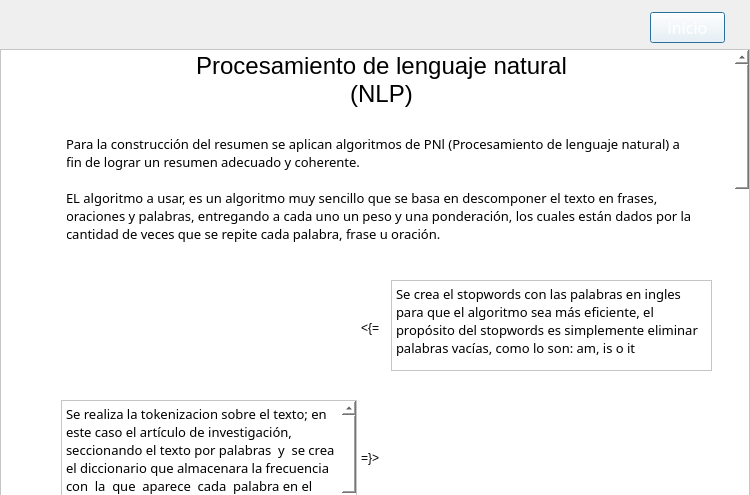
<?xml version="1.0" encoding="UTF-8"?>
<ui version="4.0">
 <class>Algoritmo</class>
 <widget class="QDialog" name="Algoritmo">
  <property name="geometry">
   <rect>
    <x>0</x>
    <y>0</y>
    <width>750</width>
    <height>495</height>
   </rect>
  </property>
  <property name="minimumSize">
   <size>
    <width>750</width>
    <height>495</height>
   </size>
  </property>
  <property name="maximumSize">
   <size>
    <width>758</width>
    <height>495</height>
   </size>
  </property>
  <property name="windowTitle">
   <string>Algoritmo</string>
  </property>
  <widget class="QPushButton" name="inicio">
   <property name="geometry">
    <rect>
     <x>650</x>
     <y>12</y>
     <width>75</width>
     <height>31</height>
    </rect>
   </property>
   <property name="font">
    <font>
     <family>Sylfaen</family>
     <pointsize>12</pointsize>
    </font>
   </property>
   <property name="cursor">
    <cursorShape>PointingHandCursor</cursorShape>
   </property>
   <property name="styleSheet">
    <string notr="true">background-color: rgb(255, 255, 255, 0);
font: 12pt &quot;Sylfaen&quot;;
color: rgb(255, 255, 255);</string>
   </property>
   <property name="text">
    <string>inicio</string>
   </property>
  </widget>
  <widget class="QScrollArea" name="scrollArea">
   <property name="geometry">
    <rect>
     <x>0</x>
     <y>49</y>
     <width>750</width>
     <height>491</height>
    </rect>
   </property>
   <property name="styleSheet">
    <string notr="true">background-color: rgb(255, 255, 255);</string>
   </property>
   <property name="verticalScrollBarPolicy">
    <enum>Qt::ScrollBarAsNeeded</enum>
   </property>
   <property name="horizontalScrollBarPolicy">
    <enum>Qt::ScrollBarAlwaysOff</enum>
   </property>
   <property name="sizeAdjustPolicy">
    <enum>QAbstractScrollArea::AdjustIgnored</enum>
   </property>
   <property name="widgetResizable">
    <bool>true</bool>
   </property>
   <widget class="QWidget" name="scrollAreaWidgetContents_2">
    <property name="geometry">
     <rect>
      <x>0</x>
      <y>0</y>
      <width>750</width>
      <height>1800</height>
     </rect>
    </property>
    <property name="minimumSize">
     <size>
      <width>750</width>
      <height>1800</height>
     </size>
    </property>
    <widget class="QLabel" name="label_5">
     <property name="geometry">
      <rect>
       <x>190</x>
       <y>0</y>
       <width>381</width>
       <height>61</height>
      </rect>
     </property>
     <property name="font">
      <font>
       <family>System</family>
       <weight>75</weight>
       <bold>true</bold>
      </font>
     </property>
     <property name="text">
      <string>&lt;!DOCTYPE HTML PUBLIC &quot;-//W3C//DTD HTML 4.0//EN&quot; &quot;http://www.w3.org/TR/REC-html40/strict.dtd&quot;&gt;
&lt;html&gt;&lt;head&gt;&lt;meta name=&quot;qrichtext&quot; content=&quot;1&quot; /&gt;&lt;style type=&quot;text/css&quot;&gt;
p, li { white-space: pre-wrap; }
&lt;/style&gt;&lt;/head&gt;&lt;body style=&quot; font-family:'System'; font-size:8pt; font-weight:600; font-style:normal;&quot;&gt;
&lt;p align=&quot;center&quot; style=&quot; margin-top:0px; margin-bottom:0px; margin-left:0px; margin-right:0px; -qt-block-indent:0; text-indent:0px;&quot;&gt;&lt;span style=&quot; font-family:'MS Shell Dlg 2'; font-size:18pt; font-weight:400;&quot;&gt;Procesamiento de lenguaje natural&lt;/span&gt;&lt;/p&gt;
&lt;p align=&quot;center&quot; style=&quot; margin-top:0px; margin-bottom:0px; margin-left:0px; margin-right:0px; -qt-block-indent:0; text-indent:0px;&quot;&gt;&lt;span style=&quot; font-family:'MS Shell Dlg 2'; font-size:18pt; font-weight:400;&quot;&gt;(NLP)&lt;/span&gt;&lt;/p&gt;&lt;/body&gt;&lt;/html&gt;</string>
     </property>
    </widget>
    <widget class="QPlainTextEdit" name="plainTextEdit">
     <property name="enabled">
      <bool>true</bool>
     </property>
     <property name="geometry">
      <rect>
       <x>60</x>
       <y>80</y>
       <width>641</width>
       <height>121</height>
      </rect>
     </property>
     <property name="font">
      <font>
       <family>Sylfaen</family>
       <pointsize>10</pointsize>
       <kerning>true</kerning>
      </font>
     </property>
     <property name="cursor" stdset="0">
      <cursorShape>ArrowCursor</cursorShape>
     </property>
     <property name="toolTip">
      <string/>
     </property>
     <property name="layoutDirection">
      <enum>Qt::LeftToRight</enum>
     </property>
     <property name="autoFillBackground">
      <bool>false</bool>
     </property>
     <property name="styleSheet">
      <string notr="true"/>
     </property>
     <property name="undoRedoEnabled">
      <bool>true</bool>
     </property>
     <property name="readOnly">
      <bool>true</bool>
     </property>
     <property name="plainText">
      <string>Para la construcción del resumen se aplican algoritmos de PNl (Procesamiento de lenguaje natural) a fin de lograr un resumen adecuado y coherente. 

EL algoritmo a usar, es un algoritmo muy sencillo que se basa en descomponer el texto en frases, oraciones y palabras, entregando a cada uno un peso y una ponderación, los cuales están dados por la cantidad de veces que se repite cada palabra, frase u oración.</string>
     </property>
     <property name="backgroundVisible">
      <bool>false</bool>
     </property>
     <property name="centerOnScroll">
      <bool>false</bool>
     </property>
    </widget>
    <widget class="QLabel" name="label">
     <property name="geometry">
      <rect>
       <x>50</x>
       <y>70</y>
       <width>661</width>
       <height>16</height>
      </rect>
     </property>
     <property name="text">
      <string/>
     </property>
    </widget>
    <widget class="QLabel" name="label_3">
     <property name="geometry">
      <rect>
       <x>50</x>
       <y>200</y>
       <width>661</width>
       <height>16</height>
      </rect>
     </property>
     <property name="text">
      <string/>
     </property>
    </widget>
    <widget class="QLabel" name="label_6">
     <property name="geometry">
      <rect>
       <x>50</x>
       <y>60</y>
       <width>16</width>
       <height>141</height>
      </rect>
     </property>
     <property name="text">
      <string/>
     </property>
    </widget>
    <widget class="QLabel" name="label_7">
     <property name="geometry">
      <rect>
       <x>700</x>
       <y>50</y>
       <width>16</width>
       <height>151</height>
      </rect>
     </property>
     <property name="text">
      <string/>
     </property>
    </widget>
    <widget class="QLabel" name="label_8">
     <property name="geometry">
      <rect>
       <x>60</x>
       <y>260</y>
       <width>295</width>
       <height>41</height>
      </rect>
     </property>
     <property name="text">
      <string/>
     </property>
     <property name="pixmap">
      <pixmap>../Images/Algoritmo/a1.PNG</pixmap>
     </property>
    </widget>
    <widget class="QLabel" name="label_9">
     <property name="geometry">
      <rect>
       <x>390</x>
       <y>390</y>
       <width>320</width>
       <height>44</height>
      </rect>
     </property>
     <property name="text">
      <string/>
     </property>
     <property name="pixmap">
      <pixmap>../Images/Algoritmo/a2.PNG</pixmap>
     </property>
    </widget>
    <widget class="QLabel" name="label_10">
     <property name="geometry">
      <rect>
       <x>60</x>
       <y>510</y>
       <width>296</width>
       <height>152</height>
      </rect>
     </property>
     <property name="text">
      <string/>
     </property>
     <property name="pixmap">
      <pixmap>../Images/Algoritmo/a3.PNG</pixmap>
     </property>
    </widget>
    <widget class="QLabel" name="label_11">
     <property name="geometry">
      <rect>
       <x>390</x>
       <y>730</y>
       <width>320</width>
       <height>37</height>
      </rect>
     </property>
     <property name="text">
      <string/>
     </property>
     <property name="pixmap">
      <pixmap>../Images/Algoritmo/a4.PNG</pixmap>
     </property>
    </widget>
    <widget class="QLabel" name="label_12">
     <property name="geometry">
      <rect>
       <x>60</x>
       <y>840</y>
       <width>301</width>
       <height>139</height>
      </rect>
     </property>
     <property name="text">
      <string/>
     </property>
     <property name="pixmap">
      <pixmap>../Images/Algoritmo/a5.PNG</pixmap>
     </property>
    </widget>
    <widget class="QLabel" name="label_13">
     <property name="geometry">
      <rect>
       <x>390</x>
       <y>1030</y>
       <width>323</width>
       <height>71</height>
      </rect>
     </property>
     <property name="text">
      <string/>
     </property>
     <property name="pixmap">
      <pixmap>../Images/Algoritmo/a6.PNG</pixmap>
     </property>
    </widget>
    <widget class="QLabel" name="label_14">
     <property name="geometry">
      <rect>
       <x>50</x>
       <y>1150</y>
       <width>322</width>
       <height>37</height>
      </rect>
     </property>
     <property name="text">
      <string/>
     </property>
     <property name="pixmap">
      <pixmap>../Images/Algoritmo/a7.PNG</pixmap>
     </property>
    </widget>
    <widget class="QPlainTextEdit" name="plainTextEdit_2">
     <property name="enabled">
      <bool>true</bool>
     </property>
     <property name="geometry">
      <rect>
       <x>390</x>
       <y>230</y>
       <width>321</width>
       <height>91</height>
      </rect>
     </property>
     <property name="font">
      <font>
       <family>Sylfaen</family>
       <pointsize>10</pointsize>
       <kerning>true</kerning>
      </font>
     </property>
     <property name="cursor" stdset="0">
      <cursorShape>ArrowCursor</cursorShape>
     </property>
     <property name="toolTip">
      <string/>
     </property>
     <property name="layoutDirection">
      <enum>Qt::LeftToRight</enum>
     </property>
     <property name="autoFillBackground">
      <bool>false</bool>
     </property>
     <property name="styleSheet">
      <string notr="true"/>
     </property>
     <property name="undoRedoEnabled">
      <bool>true</bool>
     </property>
     <property name="readOnly">
      <bool>true</bool>
     </property>
     <property name="plainText">
      <string>Se crea el stopwords con las palabras en ingles para que el algoritmo sea más eficiente, el propósito del stopwords es simplemente eliminar palabras vacías, como lo son: am, is o it</string>
     </property>
     <property name="backgroundVisible">
      <bool>false</bool>
     </property>
     <property name="centerOnScroll">
      <bool>false</bool>
     </property>
    </widget>
    <widget class="QLabel" name="label_15">
     <property name="geometry">
      <rect>
       <x>390</x>
       <y>1220</y>
       <width>330</width>
       <height>83</height>
      </rect>
     </property>
     <property name="text">
      <string/>
     </property>
     <property name="pixmap">
      <pixmap>../Images/Algoritmo/a8.PNG</pixmap>
     </property>
    </widget>
    <widget class="QLabel" name="label_16">
     <property name="geometry">
      <rect>
       <x>400</x>
       <y>1611</y>
       <width>311</width>
       <height>29</height>
      </rect>
     </property>
     <property name="text">
      <string/>
     </property>
     <property name="pixmap">
      <pixmap>../Images/Algoritmo/a9.PNG</pixmap>
     </property>
    </widget>
    <widget class="QLabel" name="label_17">
     <property name="geometry">
      <rect>
       <x>60</x>
       <y>1340</y>
       <width>296</width>
       <height>212</height>
      </rect>
     </property>
     <property name="text">
      <string/>
     </property>
     <property name="pixmap">
      <pixmap>../Images/Algoritmo/a10.PNG</pixmap>
     </property>
    </widget>
    <widget class="QPlainTextEdit" name="plainTextEdit_3">
     <property name="enabled">
      <bool>true</bool>
     </property>
     <property name="geometry">
      <rect>
       <x>60</x>
       <y>350</y>
       <width>296</width>
       <height>121</height>
      </rect>
     </property>
     <property name="font">
      <font>
       <family>Sylfaen</family>
       <pointsize>10</pointsize>
       <kerning>true</kerning>
      </font>
     </property>
     <property name="cursor" stdset="0">
      <cursorShape>ArrowCursor</cursorShape>
     </property>
     <property name="toolTip">
      <string/>
     </property>
     <property name="layoutDirection">
      <enum>Qt::LeftToRight</enum>
     </property>
     <property name="autoFillBackground">
      <bool>false</bool>
     </property>
     <property name="styleSheet">
      <string notr="true"/>
     </property>
     <property name="undoRedoEnabled">
      <bool>true</bool>
     </property>
     <property name="readOnly">
      <bool>true</bool>
     </property>
     <property name="plainText">
      <string>Se realiza la tokenizacion sobre el texto; en este caso el artículo de investigación, seccionando el texto por palabras  y  se crea  el diccionario que almacenara la frecuencia  con  la  que  aparece  cada  palabra en el articulo 
</string>
     </property>
     <property name="backgroundVisible">
      <bool>false</bool>
     </property>
     <property name="centerOnScroll">
      <bool>false</bool>
     </property>
    </widget>
    <widget class="QPlainTextEdit" name="plainTextEdit_4">
     <property name="enabled">
      <bool>true</bool>
     </property>
     <property name="geometry">
      <rect>
       <x>390</x>
       <y>515</y>
       <width>320</width>
       <height>141</height>
      </rect>
     </property>
     <property name="font">
      <font>
       <family>Sylfaen</family>
       <pointsize>10</pointsize>
       <kerning>true</kerning>
      </font>
     </property>
     <property name="cursor" stdset="0">
      <cursorShape>ArrowCursor</cursorShape>
     </property>
     <property name="toolTip">
      <string/>
     </property>
     <property name="layoutDirection">
      <enum>Qt::LeftToRight</enum>
     </property>
     <property name="autoFillBackground">
      <bool>false</bool>
     </property>
     <property name="styleSheet">
      <string notr="true"/>
     </property>
     <property name="undoRedoEnabled">
      <bool>true</bool>
     </property>
     <property name="readOnly">
      <bool>true</bool>
     </property>
     <property name="plainText">
      <string>Se  obtiene  cada  palabra  de  la  lista   y   se convierte  a minúscula,  esto  con  el  fin  de  evitar  diferencias entre palabras  iguales  con carácteres  diferentes,  es  decir 

Hola (diferente de) hola
H (diferente de) h</string>
     </property>
     <property name="backgroundVisible">
      <bool>false</bool>
     </property>
     <property name="centerOnScroll">
      <bool>false</bool>
     </property>
    </widget>
    <widget class="QPlainTextEdit" name="plainTextEdit_6">
     <property name="enabled">
      <bool>true</bool>
     </property>
     <property name="geometry">
      <rect>
       <x>60</x>
       <y>1030</y>
       <width>296</width>
       <height>71</height>
      </rect>
     </property>
     <property name="font">
      <font>
       <family>Sylfaen</family>
       <pointsize>10</pointsize>
       <kerning>true</kerning>
      </font>
     </property>
     <property name="cursor" stdset="0">
      <cursorShape>ArrowCursor</cursorShape>
     </property>
     <property name="toolTip">
      <string/>
     </property>
     <property name="layoutDirection">
      <enum>Qt::LeftToRight</enum>
     </property>
     <property name="autoFillBackground">
      <bool>false</bool>
     </property>
     <property name="styleSheet">
      <string notr="true"/>
     </property>
     <property name="undoRedoEnabled">
      <bool>true</bool>
     </property>
     <property name="readOnly">
      <bool>true</bool>
     </property>
     <property name="plainText">
      <string>Se itera en la lista de oraciones para sumar la cantidad  los valores de  las frecuencias,  para así poder obtener un promedio.</string>
     </property>
     <property name="backgroundVisible">
      <bool>false</bool>
     </property>
     <property name="centerOnScroll">
      <bool>false</bool>
     </property>
    </widget>
    <widget class="QPlainTextEdit" name="plainTextEdit_7">
     <property name="enabled">
      <bool>true</bool>
     </property>
     <property name="geometry">
      <rect>
       <x>400</x>
       <y>1142</y>
       <width>311</width>
       <height>51</height>
      </rect>
     </property>
     <property name="font">
      <font>
       <family>Sylfaen</family>
       <pointsize>10</pointsize>
       <kerning>true</kerning>
      </font>
     </property>
     <property name="cursor" stdset="0">
      <cursorShape>ArrowCursor</cursorShape>
     </property>
     <property name="toolTip">
      <string/>
     </property>
     <property name="layoutDirection">
      <enum>Qt::LeftToRight</enum>
     </property>
     <property name="autoFillBackground">
      <bool>false</bool>
     </property>
     <property name="styleSheet">
      <string notr="true"/>
     </property>
     <property name="undoRedoEnabled">
      <bool>true</bool>
     </property>
     <property name="readOnly">
      <bool>true</bool>
     </property>
     <property name="plainText">
      <string>Se construye el promedio de las oraciones para luego ser usado y encontrar las oraciones más coherentes.</string>
     </property>
     <property name="backgroundVisible">
      <bool>false</bool>
     </property>
     <property name="centerOnScroll">
      <bool>false</bool>
     </property>
    </widget>
    <widget class="QLabel" name="label_18">
     <property name="geometry">
      <rect>
       <x>360</x>
       <y>270</y>
       <width>21</width>
       <height>16</height>
      </rect>
     </property>
     <property name="text">
      <string>&lt;{=</string>
     </property>
    </widget>
    <widget class="QLabel" name="label_19">
     <property name="geometry">
      <rect>
       <x>360</x>
       <y>400</y>
       <width>21</width>
       <height>16</height>
      </rect>
     </property>
     <property name="text">
      <string>=}&gt;</string>
     </property>
    </widget>
    <widget class="QLabel" name="label_20">
     <property name="geometry">
      <rect>
       <x>360</x>
       <y>575</y>
       <width>21</width>
       <height>16</height>
      </rect>
     </property>
     <property name="text">
      <string>&lt;{=</string>
     </property>
    </widget>
    <widget class="QPlainTextEdit" name="plainTextEdit_8">
     <property name="enabled">
      <bool>true</bool>
     </property>
     <property name="geometry">
      <rect>
       <x>60</x>
       <y>700</y>
       <width>296</width>
       <height>101</height>
      </rect>
     </property>
     <property name="font">
      <font>
       <family>Sylfaen</family>
       <pointsize>10</pointsize>
       <kerning>true</kerning>
      </font>
     </property>
     <property name="cursor" stdset="0">
      <cursorShape>ArrowCursor</cursorShape>
     </property>
     <property name="toolTip">
      <string/>
     </property>
     <property name="layoutDirection">
      <enum>Qt::LeftToRight</enum>
     </property>
     <property name="autoFillBackground">
      <bool>false</bool>
     </property>
     <property name="styleSheet">
      <string notr="true"/>
     </property>
     <property name="undoRedoEnabled">
      <bool>true</bool>
     </property>
     <property name="readOnly">
      <bool>true</bool>
     </property>
     <property name="plainText">
      <string>Se realiza la tokenizacion sobre el texto; en este caso el artículo de investigación, seccionando el texto por oraciones y se crea el diccionario que almacenara la frecuencia con la que  aparece  cada  oración  en  el articulo </string>
     </property>
     <property name="backgroundVisible">
      <bool>false</bool>
     </property>
     <property name="centerOnScroll">
      <bool>false</bool>
     </property>
    </widget>
    <widget class="QLabel" name="label_21">
     <property name="geometry">
      <rect>
       <x>360</x>
       <y>740</y>
       <width>21</width>
       <height>16</height>
      </rect>
     </property>
     <property name="text">
      <string>=}&gt;</string>
     </property>
    </widget>
    <widget class="QLabel" name="label_22">
     <property name="geometry">
      <rect>
       <x>364</x>
       <y>900</y>
       <width>21</width>
       <height>16</height>
      </rect>
     </property>
     <property name="text">
      <string>&lt;{=</string>
     </property>
    </widget>
    <widget class="QPlainTextEdit" name="plainTextEdit_5">
     <property name="enabled">
      <bool>true</bool>
     </property>
     <property name="geometry">
      <rect>
       <x>390</x>
       <y>840</y>
       <width>320</width>
       <height>141</height>
      </rect>
     </property>
     <property name="font">
      <font>
       <family>Sylfaen</family>
       <pointsize>10</pointsize>
       <kerning>true</kerning>
      </font>
     </property>
     <property name="cursor" stdset="0">
      <cursorShape>ArrowCursor</cursorShape>
     </property>
     <property name="toolTip">
      <string/>
     </property>
     <property name="layoutDirection">
      <enum>Qt::LeftToRight</enum>
     </property>
     <property name="autoFillBackground">
      <bool>false</bool>
     </property>
     <property name="styleSheet">
      <string notr="true"/>
     </property>
     <property name="undoRedoEnabled">
      <bool>true</bool>
     </property>
     <property name="readOnly">
      <bool>true</bool>
     </property>
     <property name="plainText">
      <string>Se obtiene cada oración  de  la  lista,  luego  se obtienen  las palabras y las frecuencias y se procede a evaluar la palabra en la oración convertida en minúscula.

Se comprueba si la oración está en la lista, de lo contrario se agrega para así luego mirar que tantas veces se repite la oración en la lista</string>
     </property>
     <property name="backgroundVisible">
      <bool>false</bool>
     </property>
     <property name="centerOnScroll">
      <bool>false</bool>
     </property>
    </widget>
    <widget class="QLabel" name="label_23">
     <property name="geometry">
      <rect>
       <x>360</x>
       <y>1056</y>
       <width>21</width>
       <height>16</height>
      </rect>
     </property>
     <property name="text">
      <string>=}&gt;</string>
     </property>
    </widget>
    <widget class="QPlainTextEdit" name="plainTextEdit_9">
     <property name="enabled">
      <bool>true</bool>
     </property>
     <property name="geometry">
      <rect>
       <x>400</x>
       <y>1397</y>
       <width>311</width>
       <height>101</height>
      </rect>
     </property>
     <property name="font">
      <font>
       <family>Sylfaen</family>
       <pointsize>10</pointsize>
       <kerning>true</kerning>
      </font>
     </property>
     <property name="cursor" stdset="0">
      <cursorShape>ArrowCursor</cursorShape>
     </property>
     <property name="toolTip">
      <string/>
     </property>
     <property name="layoutDirection">
      <enum>Qt::LeftToRight</enum>
     </property>
     <property name="autoFillBackground">
      <bool>false</bool>
     </property>
     <property name="styleSheet">
      <string notr="true"/>
     </property>
     <property name="undoRedoEnabled">
      <bool>true</bool>
     </property>
     <property name="readOnly">
      <bool>true</bool>
     </property>
     <property name="plainText">
      <string>Se  realiza  un  sorteo  entre  las  mejores oraciones de la lista, según  su  ponderación  y  oración,  se almacena en una    lista    y    lo    convertimos    a    una    cadena    y posteriormente lo traducimos a español para mostrarlo.</string>
     </property>
     <property name="backgroundVisible">
      <bool>false</bool>
     </property>
     <property name="centerOnScroll">
      <bool>false</bool>
     </property>
    </widget>
    <widget class="QPlainTextEdit" name="plainTextEdit_10">
     <property name="enabled">
      <bool>true</bool>
     </property>
     <property name="geometry">
      <rect>
       <x>60</x>
       <y>1600</y>
       <width>296</width>
       <height>51</height>
      </rect>
     </property>
     <property name="font">
      <font>
       <family>Sylfaen</family>
       <pointsize>10</pointsize>
       <kerning>true</kerning>
      </font>
     </property>
     <property name="cursor" stdset="0">
      <cursorShape>ArrowCursor</cursorShape>
     </property>
     <property name="toolTip">
      <string/>
     </property>
     <property name="layoutDirection">
      <enum>Qt::LeftToRight</enum>
     </property>
     <property name="autoFillBackground">
      <bool>false</bool>
     </property>
     <property name="styleSheet">
      <string notr="true"/>
     </property>
     <property name="undoRedoEnabled">
      <bool>true</bool>
     </property>
     <property name="readOnly">
      <bool>true</bool>
     </property>
     <property name="plainText">
      <string>Retornamos el resumen completo y coherente para ser mostrado al usuario.</string>
     </property>
     <property name="backgroundVisible">
      <bool>false</bool>
     </property>
     <property name="centerOnScroll">
      <bool>false</bool>
     </property>
    </widget>
    <widget class="QPlainTextEdit" name="plainTextEdit_11">
     <property name="enabled">
      <bool>true</bool>
     </property>
     <property name="geometry">
      <rect>
       <x>60</x>
       <y>1230</y>
       <width>296</width>
       <height>61</height>
      </rect>
     </property>
     <property name="font">
      <font>
       <family>Sylfaen</family>
       <pointsize>10</pointsize>
       <kerning>true</kerning>
      </font>
     </property>
     <property name="cursor" stdset="0">
      <cursorShape>ArrowCursor</cursorShape>
     </property>
     <property name="toolTip">
      <string/>
     </property>
     <property name="layoutDirection">
      <enum>Qt::LeftToRight</enum>
     </property>
     <property name="autoFillBackground">
      <bool>false</bool>
     </property>
     <property name="styleSheet">
      <string notr="true"/>
     </property>
     <property name="undoRedoEnabled">
      <bool>true</bool>
     </property>
     <property name="readOnly">
      <bool>true</bool>
     </property>
     <property name="plainText">
      <string>Se evalúan las frecuencias con el promedio para dar agrupar las oraciones en oraciones coherentes.</string>
     </property>
     <property name="backgroundVisible">
      <bool>false</bool>
     </property>
     <property name="centerOnScroll">
      <bool>false</bool>
     </property>
    </widget>
    <widget class="QLabel" name="label_24">
     <property name="geometry">
      <rect>
       <x>377</x>
       <y>1160</y>
       <width>21</width>
       <height>16</height>
      </rect>
     </property>
     <property name="text">
      <string>&lt;{=</string>
     </property>
    </widget>
    <widget class="QLabel" name="label_25">
     <property name="geometry">
      <rect>
       <x>360</x>
       <y>1250</y>
       <width>21</width>
       <height>16</height>
      </rect>
     </property>
     <property name="text">
      <string>=}&gt;</string>
     </property>
    </widget>
    <widget class="QLabel" name="label_26">
     <property name="geometry">
      <rect>
       <x>370</x>
       <y>1438</y>
       <width>21</width>
       <height>16</height>
      </rect>
     </property>
     <property name="text">
      <string>&lt;{=</string>
     </property>
    </widget>
    <widget class="QLabel" name="label_27">
     <property name="geometry">
      <rect>
       <x>370</x>
       <y>1616</y>
       <width>21</width>
       <height>16</height>
      </rect>
     </property>
     <property name="text">
      <string>=}&gt;</string>
     </property>
    </widget>
   </widget>
  </widget>
  <widget class="QLabel" name="label_4">
   <property name="geometry">
    <rect>
     <x>10</x>
     <y>0</y>
     <width>111</width>
     <height>51</height>
    </rect>
   </property>
   <property name="text">
    <string/>
   </property>
   <property name="pixmap">
    <pixmap>../Images/logo.png</pixmap>
   </property>
  </widget>
  <widget class="QLabel" name="label_2">
   <property name="geometry">
    <rect>
     <x>0</x>
     <y>-2</y>
     <width>751</width>
     <height>51</height>
    </rect>
   </property>
   <property name="text">
    <string/>
   </property>
   <property name="pixmap">
    <pixmap>../Images/header.png</pixmap>
   </property>
  </widget>
  <zorder>label_2</zorder>
  <zorder>label_4</zorder>
  <zorder>inicio</zorder>
  <zorder>scrollArea</zorder>
 </widget>
 <resources/>
 <connections/>
</ui>
